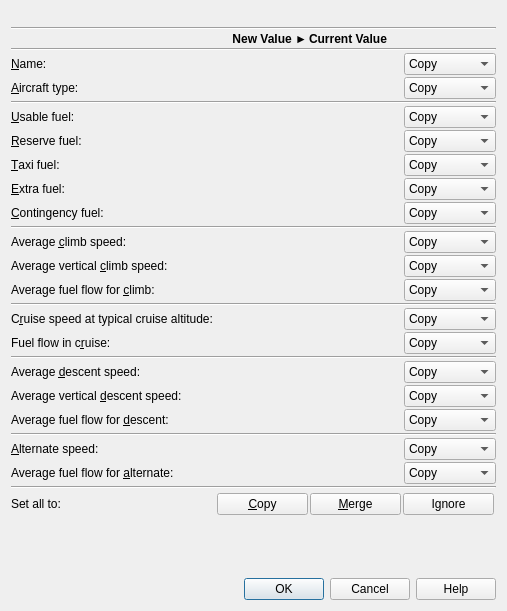
<?xml version="1.0" encoding="UTF-8"?>
<ui version="4.0">
 <class>PerfMergeDialog</class>
 <widget class="QDialog" name="PerfMergeDialog">
  <property name="geometry">
   <rect>
    <x>0</x>
    <y>0</y>
    <width>507</width>
    <height>611</height>
   </rect>
  </property>
  <property name="windowTitle">
   <string>Little Navmap - Merge Aircraft Performance</string>
  </property>
  <layout class="QGridLayout" name="gridLayout">
   <property name="spacing">
    <number>2</number>
   </property>
   <item row="27" column="1">
    <widget class="QLabel" name="labelAlternateSpeedValue">
     <property name="text">
      <string/>
     </property>
     <property name="alignment">
      <set>Qt::AlignRight|Qt::AlignTrailing|Qt::AlignVCenter</set>
     </property>
     <property name="textInteractionFlags">
      <set>Qt::TextSelectableByMouse</set>
     </property>
    </widget>
   </item>
   <item row="20" column="1">
    <widget class="QLabel" name="labelCruiseSpeedValue">
     <property name="text">
      <string/>
     </property>
     <property name="alignment">
      <set>Qt::AlignRight|Qt::AlignTrailing|Qt::AlignVCenter</set>
     </property>
     <property name="textInteractionFlags">
      <set>Qt::TextSelectableByMouse</set>
     </property>
    </widget>
   </item>
   <item row="18" column="1">
    <widget class="QLabel" name="labelClimbFuelFlowValue">
     <property name="text">
      <string/>
     </property>
     <property name="alignment">
      <set>Qt::AlignRight|Qt::AlignTrailing|Qt::AlignVCenter</set>
     </property>
     <property name="textInteractionFlags">
      <set>Qt::TextSelectableByMouse</set>
     </property>
    </widget>
   </item>
   <item row="14" column="0">
    <widget class="QLabel" name="labelContingencyFuel">
     <property name="text">
      <string>&amp;Contingency fuel:</string>
     </property>
     <property name="buddy">
      <cstring>comboBoxContingencyFuel</cstring>
     </property>
    </widget>
   </item>
   <item row="21" column="2">
    <widget class="QLabel" name="labelCruiseFuelFlowValue2">
     <property name="text">
      <string/>
     </property>
     <property name="alignment">
      <set>Qt::AlignLeading|Qt::AlignLeft|Qt::AlignVCenter</set>
     </property>
     <property name="textInteractionFlags">
      <set>Qt::TextSelectableByMouse</set>
     </property>
    </widget>
   </item>
   <item row="6" column="3">
    <widget class="QComboBox" name="comboBoxType">
     <item>
      <property name="text">
       <string>Copy</string>
      </property>
     </item>
     <item>
      <property name="text">
       <string>Merge</string>
      </property>
     </item>
     <item>
      <property name="text">
       <string>Ignore</string>
      </property>
     </item>
    </widget>
   </item>
   <item row="23" column="1">
    <widget class="QLabel" name="labelDescentSpeedValue">
     <property name="text">
      <string/>
     </property>
     <property name="alignment">
      <set>Qt::AlignRight|Qt::AlignTrailing|Qt::AlignVCenter</set>
     </property>
     <property name="textInteractionFlags">
      <set>Qt::TextSelectableByMouse</set>
     </property>
    </widget>
   </item>
   <item row="25" column="1">
    <widget class="QLabel" name="labelDescentFuelFlowValue">
     <property name="text">
      <string/>
     </property>
     <property name="alignment">
      <set>Qt::AlignRight|Qt::AlignTrailing|Qt::AlignVCenter</set>
     </property>
     <property name="textInteractionFlags">
      <set>Qt::TextSelectableByMouse</set>
     </property>
    </widget>
   </item>
   <item row="24" column="0">
    <widget class="QLabel" name="labelDescentVertSpeed">
     <property name="text">
      <string>Average vertical &amp;descent speed:</string>
     </property>
     <property name="buddy">
      <cstring>comboBoxDescentVertSpeed</cstring>
     </property>
    </widget>
   </item>
   <item row="3" column="0" colspan="4">
    <widget class="Line" name="lineFuel">
     <property name="orientation">
      <enum>Qt::Horizontal</enum>
     </property>
    </widget>
   </item>
   <item row="20" column="0">
    <widget class="QLabel" name="labelCruiseSpeed">
     <property name="text">
      <string>C&amp;ruise speed at typical cruise altitude:</string>
     </property>
     <property name="buddy">
      <cstring>comboBoxCruiseSpeed</cstring>
     </property>
    </widget>
   </item>
   <item row="16" column="1">
    <widget class="QLabel" name="labelClimbSpeedValue">
     <property name="text">
      <string/>
     </property>
     <property name="alignment">
      <set>Qt::AlignRight|Qt::AlignTrailing|Qt::AlignVCenter</set>
     </property>
     <property name="textInteractionFlags">
      <set>Qt::TextSelectableByMouse</set>
     </property>
    </widget>
   </item>
   <item row="13" column="0">
    <widget class="QLabel" name="labelExtraFuel">
     <property name="text">
      <string>&amp;Extra fuel:</string>
     </property>
     <property name="buddy">
      <cstring>comboBoxExtraFuel</cstring>
     </property>
    </widget>
   </item>
   <item row="21" column="3">
    <widget class="QComboBox" name="comboBoxCruiseFuelFlow">
     <item>
      <property name="text">
       <string>Copy</string>
      </property>
     </item>
     <item>
      <property name="text">
       <string>Merge</string>
      </property>
     </item>
     <item>
      <property name="text">
       <string>Ignore</string>
      </property>
     </item>
    </widget>
   </item>
   <item row="27" column="3">
    <widget class="QComboBox" name="comboBoxAlternateSpeed">
     <item>
      <property name="text">
       <string>Copy</string>
      </property>
     </item>
     <item>
      <property name="text">
       <string>Merge</string>
      </property>
     </item>
     <item>
      <property name="text">
       <string>Ignore</string>
      </property>
     </item>
    </widget>
   </item>
   <item row="25" column="2">
    <widget class="QLabel" name="labelDescentFuelFlowValue2">
     <property name="text">
      <string/>
     </property>
     <property name="alignment">
      <set>Qt::AlignLeading|Qt::AlignLeft|Qt::AlignVCenter</set>
     </property>
     <property name="textInteractionFlags">
      <set>Qt::TextSelectableByMouse</set>
     </property>
    </widget>
   </item>
   <item row="17" column="3">
    <widget class="QComboBox" name="comboBoxClimbVertSpeed">
     <item>
      <property name="text">
       <string>Copy</string>
      </property>
     </item>
     <item>
      <property name="text">
       <string>Merge</string>
      </property>
     </item>
     <item>
      <property name="text">
       <string>Ignore</string>
      </property>
     </item>
    </widget>
   </item>
   <item row="29" column="0" colspan="4">
    <widget class="Line" name="lineSetAll">
     <property name="orientation">
      <enum>Qt::Horizontal</enum>
     </property>
    </widget>
   </item>
   <item row="7" column="0" colspan="4">
    <widget class="Line" name="lineFuel2">
     <property name="orientation">
      <enum>Qt::Horizontal</enum>
     </property>
    </widget>
   </item>
   <item row="27" column="2">
    <widget class="QLabel" name="labelAlternateSpeedValue2">
     <property name="text">
      <string/>
     </property>
     <property name="alignment">
      <set>Qt::AlignLeading|Qt::AlignLeft|Qt::AlignVCenter</set>
     </property>
     <property name="textInteractionFlags">
      <set>Qt::TextSelectableByMouse</set>
     </property>
    </widget>
   </item>
   <item row="32" column="0" colspan="4">
    <widget class="QDialogButtonBox" name="buttonBox">
     <property name="orientation">
      <enum>Qt::Horizontal</enum>
     </property>
     <property name="standardButtons">
      <set>QDialogButtonBox::Cancel|QDialogButtonBox::Help|QDialogButtonBox::Ok</set>
     </property>
    </widget>
   </item>
   <item row="26" column="0" colspan="4">
    <widget class="Line" name="lineAlternate">
     <property name="orientation">
      <enum>Qt::Horizontal</enum>
     </property>
    </widget>
   </item>
   <item row="10" column="1">
    <widget class="QLabel" name="labelReserveFuelValue">
     <property name="text">
      <string/>
     </property>
     <property name="alignment">
      <set>Qt::AlignRight|Qt::AlignTrailing|Qt::AlignVCenter</set>
     </property>
     <property name="textInteractionFlags">
      <set>Qt::TextSelectableByMouse</set>
     </property>
    </widget>
   </item>
   <item row="30" column="1" colspan="3">
    <layout class="QHBoxLayout" name="horizontalLayout">
     <property name="leftMargin">
      <number>2</number>
     </property>
     <property name="topMargin">
      <number>2</number>
     </property>
     <property name="rightMargin">
      <number>2</number>
     </property>
     <property name="bottomMargin">
      <number>2</number>
     </property>
     <item>
      <widget class="QPushButton" name="pushButtonCopy">
       <property name="text">
        <string>&amp;Copy</string>
       </property>
      </widget>
     </item>
     <item>
      <widget class="QPushButton" name="pushButtonMerge">
       <property name="text">
        <string>&amp;Merge</string>
       </property>
      </widget>
     </item>
     <item>
      <widget class="QPushButton" name="pushButtonIgnore">
       <property name="text">
        <string>Ignore</string>
       </property>
      </widget>
     </item>
    </layout>
   </item>
   <item row="5" column="1">
    <widget class="QLabel" name="labelNameValue">
     <property name="text">
      <string/>
     </property>
     <property name="alignment">
      <set>Qt::AlignRight|Qt::AlignTrailing|Qt::AlignVCenter</set>
     </property>
     <property name="textInteractionFlags">
      <set>Qt::TextSelectableByMouse</set>
     </property>
    </widget>
   </item>
   <item row="13" column="1">
    <widget class="QLabel" name="labelExtraFuelValue">
     <property name="text">
      <string/>
     </property>
     <property name="alignment">
      <set>Qt::AlignRight|Qt::AlignTrailing|Qt::AlignVCenter</set>
     </property>
     <property name="textInteractionFlags">
      <set>Qt::TextSelectableByMouse</set>
     </property>
    </widget>
   </item>
   <item row="18" column="2">
    <widget class="QLabel" name="labelClimbFuelFlowValue2">
     <property name="text">
      <string/>
     </property>
     <property name="alignment">
      <set>Qt::AlignLeading|Qt::AlignLeft|Qt::AlignVCenter</set>
     </property>
     <property name="textInteractionFlags">
      <set>Qt::TextSelectableByMouse</set>
     </property>
    </widget>
   </item>
   <item row="9" column="3">
    <widget class="QComboBox" name="comboBoxUsableFuel">
     <item>
      <property name="text">
       <string>Copy</string>
      </property>
     </item>
     <item>
      <property name="text">
       <string>Merge</string>
      </property>
     </item>
     <item>
      <property name="text">
       <string>Ignore</string>
      </property>
     </item>
    </widget>
   </item>
   <item row="23" column="0">
    <widget class="QLabel" name="labelDescentSpeed">
     <property name="text">
      <string>Average &amp;descent speed:</string>
     </property>
     <property name="buddy">
      <cstring>comboBoxDescentSpeed</cstring>
     </property>
    </widget>
   </item>
   <item row="9" column="2">
    <widget class="QLabel" name="labelUsableFuelValue2">
     <property name="text">
      <string/>
     </property>
     <property name="alignment">
      <set>Qt::AlignLeading|Qt::AlignLeft|Qt::AlignVCenter</set>
     </property>
     <property name="textInteractionFlags">
      <set>Qt::TextSelectableByMouse</set>
     </property>
    </widget>
   </item>
   <item row="21" column="0">
    <widget class="QLabel" name="labelCruiseFuelFlow">
     <property name="text">
      <string>Fuel flow in c&amp;ruise:</string>
     </property>
     <property name="buddy">
      <cstring>comboBoxCruiseFuelFlow</cstring>
     </property>
    </widget>
   </item>
   <item row="16" column="2">
    <widget class="QLabel" name="labelClimbSpeedValue2">
     <property name="text">
      <string/>
     </property>
     <property name="alignment">
      <set>Qt::AlignLeading|Qt::AlignLeft|Qt::AlignVCenter</set>
     </property>
     <property name="textInteractionFlags">
      <set>Qt::TextSelectableByMouse</set>
     </property>
    </widget>
   </item>
   <item row="10" column="0">
    <widget class="QLabel" name="labelReserveFuel">
     <property name="text">
      <string>&amp;Reserve fuel:</string>
     </property>
     <property name="buddy">
      <cstring>comboBoxReserveFuel</cstring>
     </property>
    </widget>
   </item>
   <item row="20" column="2">
    <widget class="QLabel" name="labelCruiseSpeedValue2">
     <property name="text">
      <string/>
     </property>
     <property name="alignment">
      <set>Qt::AlignLeading|Qt::AlignLeft|Qt::AlignVCenter</set>
     </property>
     <property name="textInteractionFlags">
      <set>Qt::TextSelectableByMouse</set>
     </property>
    </widget>
   </item>
   <item row="23" column="2">
    <widget class="QLabel" name="labelDescentSpeedValue2">
     <property name="text">
      <string/>
     </property>
     <property name="alignment">
      <set>Qt::AlignLeading|Qt::AlignLeft|Qt::AlignVCenter</set>
     </property>
     <property name="textInteractionFlags">
      <set>Qt::TextSelectableByMouse</set>
     </property>
    </widget>
   </item>
   <item row="9" column="0">
    <widget class="QLabel" name="labelUsableFuel">
     <property name="text">
      <string>&amp;Usable fuel:</string>
     </property>
     <property name="buddy">
      <cstring>comboBoxUsableFuel</cstring>
     </property>
    </widget>
   </item>
   <item row="10" column="3">
    <widget class="QComboBox" name="comboBoxReserveFuel">
     <item>
      <property name="text">
       <string>Copy</string>
      </property>
     </item>
     <item>
      <property name="text">
       <string>Merge</string>
      </property>
     </item>
     <item>
      <property name="text">
       <string>Ignore</string>
      </property>
     </item>
    </widget>
   </item>
   <item row="0" column="0" colspan="4">
    <widget class="QLabel" name="labelAircraft">
     <property name="text">
      <string/>
     </property>
     <property name="margin">
      <number>5</number>
     </property>
     <property name="textInteractionFlags">
      <set>Qt::TextSelectableByMouse</set>
     </property>
    </widget>
   </item>
   <item row="18" column="0">
    <widget class="QLabel" name="labelClimbFuelFlow">
     <property name="text">
      <string>Average fuel flow for &amp;climb:</string>
     </property>
     <property name="buddy">
      <cstring>comboBoxClimbFuelFlow</cstring>
     </property>
    </widget>
   </item>
   <item row="2" column="2">
    <widget class="QLabel" name="labelNameValueLegend_2">
     <property name="font">
      <font>
       <weight>75</weight>
       <bold>true</bold>
      </font>
     </property>
     <property name="text">
      <string>Current Value</string>
     </property>
     <property name="alignment">
      <set>Qt::AlignLeading|Qt::AlignLeft|Qt::AlignVCenter</set>
     </property>
     <property name="margin">
      <number>5</number>
     </property>
     <property name="textInteractionFlags">
      <set>Qt::TextSelectableByMouse</set>
     </property>
    </widget>
   </item>
   <item row="16" column="3">
    <widget class="QComboBox" name="comboBoxClimbSpeed">
     <item>
      <property name="text">
       <string>Copy</string>
      </property>
     </item>
     <item>
      <property name="text">
       <string>Merge</string>
      </property>
     </item>
     <item>
      <property name="text">
       <string>Ignore</string>
      </property>
     </item>
    </widget>
   </item>
   <item row="28" column="0">
    <widget class="QLabel" name="labelAlternateFuelFlow">
     <property name="text">
      <string>Average fuel flow for &amp;alternate:</string>
     </property>
     <property name="buddy">
      <cstring>comboBoxAlternateFuelFlow</cstring>
     </property>
    </widget>
   </item>
   <item row="6" column="1">
    <widget class="QLabel" name="labelTypeValue">
     <property name="text">
      <string/>
     </property>
     <property name="alignment">
      <set>Qt::AlignRight|Qt::AlignTrailing|Qt::AlignVCenter</set>
     </property>
     <property name="textInteractionFlags">
      <set>Qt::TextSelectableByMouse</set>
     </property>
    </widget>
   </item>
   <item row="22" column="0" colspan="4">
    <widget class="Line" name="lineDescent">
     <property name="orientation">
      <enum>Qt::Horizontal</enum>
     </property>
    </widget>
   </item>
   <item row="21" column="1">
    <widget class="QLabel" name="labelCruiseFuelFlowValue">
     <property name="text">
      <string/>
     </property>
     <property name="alignment">
      <set>Qt::AlignRight|Qt::AlignTrailing|Qt::AlignVCenter</set>
     </property>
     <property name="textInteractionFlags">
      <set>Qt::TextSelectableByMouse</set>
     </property>
    </widget>
   </item>
   <item row="5" column="2">
    <widget class="QLabel" name="labelNameValue2">
     <property name="text">
      <string/>
     </property>
     <property name="alignment">
      <set>Qt::AlignLeading|Qt::AlignLeft|Qt::AlignVCenter</set>
     </property>
     <property name="textInteractionFlags">
      <set>Qt::TextSelectableByMouse</set>
     </property>
    </widget>
   </item>
   <item row="15" column="0" colspan="4">
    <widget class="Line" name="lineClimb">
     <property name="orientation">
      <enum>Qt::Horizontal</enum>
     </property>
    </widget>
   </item>
   <item row="10" column="2">
    <widget class="QLabel" name="labelReserveFuelValue2">
     <property name="text">
      <string/>
     </property>
     <property name="alignment">
      <set>Qt::AlignLeading|Qt::AlignLeft|Qt::AlignVCenter</set>
     </property>
     <property name="textInteractionFlags">
      <set>Qt::TextSelectableByMouse</set>
     </property>
    </widget>
   </item>
   <item row="25" column="0">
    <widget class="QLabel" name="labelDescentFuelFlow">
     <property name="text">
      <string>Average fuel flow for &amp;descent:</string>
     </property>
     <property name="buddy">
      <cstring>comboBoxDescentFuelFlow</cstring>
     </property>
    </widget>
   </item>
   <item row="27" column="0">
    <widget class="QLabel" name="labelAlternateSpeed">
     <property name="text">
      <string>&amp;Alternate speed:</string>
     </property>
     <property name="buddy">
      <cstring>comboBoxAlternateSpeed</cstring>
     </property>
    </widget>
   </item>
   <item row="30" column="0">
    <widget class="QLabel" name="labelAllValues">
     <property name="text">
      <string>Set all to:</string>
     </property>
    </widget>
   </item>
   <item row="14" column="3">
    <widget class="QComboBox" name="comboBoxContingencyFuel">
     <item>
      <property name="text">
       <string>Copy</string>
      </property>
     </item>
     <item>
      <property name="text">
       <string>Merge</string>
      </property>
     </item>
     <item>
      <property name="text">
       <string>Ignore</string>
      </property>
     </item>
    </widget>
   </item>
   <item row="14" column="1">
    <widget class="QLabel" name="labelContingencyFuelValue">
     <property name="text">
      <string/>
     </property>
     <property name="alignment">
      <set>Qt::AlignRight|Qt::AlignTrailing|Qt::AlignVCenter</set>
     </property>
     <property name="textInteractionFlags">
      <set>Qt::TextSelectableByMouse</set>
     </property>
    </widget>
   </item>
   <item row="28" column="1">
    <widget class="QLabel" name="labelAlternateFuelFlowValue">
     <property name="text">
      <string/>
     </property>
     <property name="alignment">
      <set>Qt::AlignRight|Qt::AlignTrailing|Qt::AlignVCenter</set>
     </property>
     <property name="textInteractionFlags">
      <set>Qt::TextSelectableByMouse</set>
     </property>
    </widget>
   </item>
   <item row="6" column="2">
    <widget class="QLabel" name="labelTypeValue2">
     <property name="text">
      <string/>
     </property>
     <property name="alignment">
      <set>Qt::AlignLeading|Qt::AlignLeft|Qt::AlignVCenter</set>
     </property>
     <property name="textInteractionFlags">
      <set>Qt::TextSelectableByMouse</set>
     </property>
    </widget>
   </item>
   <item row="25" column="3">
    <widget class="QComboBox" name="comboBoxDescentFuelFlow">
     <item>
      <property name="text">
       <string>Copy</string>
      </property>
     </item>
     <item>
      <property name="text">
       <string>Merge</string>
      </property>
     </item>
     <item>
      <property name="text">
       <string>Ignore</string>
      </property>
     </item>
    </widget>
   </item>
   <item row="16" column="0">
    <widget class="QLabel" name="labelClimbSpeed">
     <property name="text">
      <string>Average &amp;climb speed:</string>
     </property>
     <property name="buddy">
      <cstring>comboBoxClimbSpeed</cstring>
     </property>
    </widget>
   </item>
   <item row="20" column="3">
    <widget class="QComboBox" name="comboBoxCruiseSpeed">
     <item>
      <property name="text">
       <string>Copy</string>
      </property>
     </item>
     <item>
      <property name="text">
       <string>Merge</string>
      </property>
     </item>
     <item>
      <property name="text">
       <string>Ignore</string>
      </property>
     </item>
    </widget>
   </item>
   <item row="19" column="0" colspan="4">
    <widget class="Line" name="lineCruise">
     <property name="orientation">
      <enum>Qt::Horizontal</enum>
     </property>
    </widget>
   </item>
   <item row="5" column="3">
    <widget class="QComboBox" name="comboBoxName">
     <item>
      <property name="text">
       <string>Copy</string>
      </property>
     </item>
     <item>
      <property name="text">
       <string>Merge</string>
      </property>
     </item>
     <item>
      <property name="text">
       <string>Ignore</string>
      </property>
     </item>
    </widget>
   </item>
   <item row="17" column="2">
    <widget class="QLabel" name="labelClimbVertSpeedValue2">
     <property name="text">
      <string/>
     </property>
     <property name="alignment">
      <set>Qt::AlignLeading|Qt::AlignLeft|Qt::AlignVCenter</set>
     </property>
     <property name="textInteractionFlags">
      <set>Qt::TextSelectableByMouse</set>
     </property>
    </widget>
   </item>
   <item row="11" column="2">
    <widget class="QLabel" name="labelTaxiFuelValue2">
     <property name="text">
      <string/>
     </property>
     <property name="alignment">
      <set>Qt::AlignLeading|Qt::AlignLeft|Qt::AlignVCenter</set>
     </property>
     <property name="textInteractionFlags">
      <set>Qt::TextSelectableByMouse</set>
     </property>
    </widget>
   </item>
   <item row="31" column="1">
    <spacer name="verticalSpacer">
     <property name="orientation">
      <enum>Qt::Vertical</enum>
     </property>
     <property name="sizeHint" stdset="0">
      <size>
       <width>20</width>
       <height>40</height>
      </size>
     </property>
    </spacer>
   </item>
   <item row="14" column="2">
    <widget class="QLabel" name="labelContingencyFuelValue2">
     <property name="text">
      <string/>
     </property>
     <property name="alignment">
      <set>Qt::AlignLeading|Qt::AlignLeft|Qt::AlignVCenter</set>
     </property>
     <property name="textInteractionFlags">
      <set>Qt::TextSelectableByMouse</set>
     </property>
    </widget>
   </item>
   <item row="23" column="3">
    <widget class="QComboBox" name="comboBoxDescentSpeed">
     <item>
      <property name="text">
       <string>Copy</string>
      </property>
     </item>
     <item>
      <property name="text">
       <string>Merge</string>
      </property>
     </item>
     <item>
      <property name="text">
       <string>Ignore</string>
      </property>
     </item>
    </widget>
   </item>
   <item row="24" column="2">
    <widget class="QLabel" name="labelDescentVertSpeedValue2">
     <property name="text">
      <string/>
     </property>
     <property name="alignment">
      <set>Qt::AlignLeading|Qt::AlignLeft|Qt::AlignVCenter</set>
     </property>
     <property name="textInteractionFlags">
      <set>Qt::TextSelectableByMouse</set>
     </property>
    </widget>
   </item>
   <item row="24" column="1">
    <widget class="QLabel" name="labelDescentVertSpeedValue">
     <property name="text">
      <string/>
     </property>
     <property name="alignment">
      <set>Qt::AlignRight|Qt::AlignTrailing|Qt::AlignVCenter</set>
     </property>
     <property name="textInteractionFlags">
      <set>Qt::TextSelectableByMouse</set>
     </property>
    </widget>
   </item>
   <item row="13" column="2">
    <widget class="QLabel" name="labelExtraFuelValue2">
     <property name="text">
      <string/>
     </property>
     <property name="alignment">
      <set>Qt::AlignLeading|Qt::AlignLeft|Qt::AlignVCenter</set>
     </property>
     <property name="textInteractionFlags">
      <set>Qt::TextSelectableByMouse</set>
     </property>
    </widget>
   </item>
   <item row="2" column="1">
    <widget class="QLabel" name="labelNameValueLegend">
     <property name="font">
      <font>
       <weight>75</weight>
       <bold>true</bold>
      </font>
     </property>
     <property name="text">
      <string>New Value ►</string>
     </property>
     <property name="alignment">
      <set>Qt::AlignRight|Qt::AlignTrailing|Qt::AlignVCenter</set>
     </property>
     <property name="textInteractionFlags">
      <set>Qt::TextSelectableByMouse</set>
     </property>
    </widget>
   </item>
   <item row="5" column="0">
    <widget class="QLabel" name="labelName">
     <property name="text">
      <string>&amp;Name:</string>
     </property>
     <property name="buddy">
      <cstring>comboBoxName</cstring>
     </property>
    </widget>
   </item>
   <item row="11" column="3">
    <widget class="QComboBox" name="comboBoxTaxiFuel">
     <item>
      <property name="text">
       <string>Copy</string>
      </property>
     </item>
     <item>
      <property name="text">
       <string>Merge</string>
      </property>
     </item>
     <item>
      <property name="text">
       <string>Ignore</string>
      </property>
     </item>
    </widget>
   </item>
   <item row="11" column="1">
    <widget class="QLabel" name="labelTaxiFuelValue">
     <property name="text">
      <string/>
     </property>
     <property name="alignment">
      <set>Qt::AlignRight|Qt::AlignTrailing|Qt::AlignVCenter</set>
     </property>
     <property name="textInteractionFlags">
      <set>Qt::TextSelectableByMouse</set>
     </property>
    </widget>
   </item>
   <item row="6" column="0">
    <widget class="QLabel" name="labelType">
     <property name="text">
      <string>&amp;Aircraft type:</string>
     </property>
     <property name="buddy">
      <cstring>comboBoxType</cstring>
     </property>
    </widget>
   </item>
   <item row="18" column="3">
    <widget class="QComboBox" name="comboBoxClimbFuelFlow">
     <item>
      <property name="text">
       <string>Copy</string>
      </property>
     </item>
     <item>
      <property name="text">
       <string>Merge</string>
      </property>
     </item>
     <item>
      <property name="text">
       <string>Ignore</string>
      </property>
     </item>
    </widget>
   </item>
   <item row="24" column="3">
    <widget class="QComboBox" name="comboBoxDescentVertSpeed">
     <item>
      <property name="text">
       <string>Copy</string>
      </property>
     </item>
     <item>
      <property name="text">
       <string>Merge</string>
      </property>
     </item>
     <item>
      <property name="text">
       <string>Ignore</string>
      </property>
     </item>
    </widget>
   </item>
   <item row="17" column="0">
    <widget class="QLabel" name="labelClimbVertSpeed">
     <property name="text">
      <string>Average vertical &amp;climb speed:</string>
     </property>
     <property name="buddy">
      <cstring>comboBoxClimbVertSpeed</cstring>
     </property>
    </widget>
   </item>
   <item row="28" column="2">
    <widget class="QLabel" name="labelAlternateFuelFlowValue2">
     <property name="text">
      <string/>
     </property>
     <property name="alignment">
      <set>Qt::AlignLeading|Qt::AlignLeft|Qt::AlignVCenter</set>
     </property>
     <property name="textInteractionFlags">
      <set>Qt::TextSelectableByMouse</set>
     </property>
    </widget>
   </item>
   <item row="17" column="1">
    <widget class="QLabel" name="labelClimbVertSpeedValue">
     <property name="text">
      <string/>
     </property>
     <property name="alignment">
      <set>Qt::AlignRight|Qt::AlignTrailing|Qt::AlignVCenter</set>
     </property>
     <property name="textInteractionFlags">
      <set>Qt::TextSelectableByMouse</set>
     </property>
    </widget>
   </item>
   <item row="13" column="3">
    <widget class="QComboBox" name="comboBoxExtraFuel">
     <item>
      <property name="text">
       <string>Copy</string>
      </property>
     </item>
     <item>
      <property name="text">
       <string>Merge</string>
      </property>
     </item>
     <item>
      <property name="text">
       <string>Ignore</string>
      </property>
     </item>
    </widget>
   </item>
   <item row="28" column="3">
    <widget class="QComboBox" name="comboBoxAlternateFuelFlow">
     <item>
      <property name="text">
       <string>Copy</string>
      </property>
     </item>
     <item>
      <property name="text">
       <string>Merge</string>
      </property>
     </item>
     <item>
      <property name="text">
       <string>Ignore</string>
      </property>
     </item>
    </widget>
   </item>
   <item row="11" column="0">
    <widget class="QLabel" name="labelTaxiFuel">
     <property name="text">
      <string>&amp;Taxi fuel:</string>
     </property>
     <property name="buddy">
      <cstring>comboBoxTaxiFuel</cstring>
     </property>
    </widget>
   </item>
   <item row="9" column="1">
    <widget class="QLabel" name="labelUsableFuelValue">
     <property name="text">
      <string/>
     </property>
     <property name="alignment">
      <set>Qt::AlignRight|Qt::AlignTrailing|Qt::AlignVCenter</set>
     </property>
     <property name="textInteractionFlags">
      <set>Qt::TextSelectableByMouse</set>
     </property>
    </widget>
   </item>
   <item row="1" column="0" colspan="4">
    <widget class="Line" name="lineFuel_2">
     <property name="orientation">
      <enum>Qt::Horizontal</enum>
     </property>
    </widget>
   </item>
  </layout>
 </widget>
 <tabstops>
  <tabstop>comboBoxName</tabstop>
  <tabstop>comboBoxType</tabstop>
  <tabstop>comboBoxUsableFuel</tabstop>
  <tabstop>comboBoxReserveFuel</tabstop>
  <tabstop>comboBoxTaxiFuel</tabstop>
  <tabstop>comboBoxExtraFuel</tabstop>
  <tabstop>comboBoxContingencyFuel</tabstop>
  <tabstop>comboBoxClimbSpeed</tabstop>
  <tabstop>comboBoxClimbVertSpeed</tabstop>
  <tabstop>comboBoxClimbFuelFlow</tabstop>
  <tabstop>comboBoxCruiseSpeed</tabstop>
  <tabstop>comboBoxCruiseFuelFlow</tabstop>
  <tabstop>comboBoxDescentSpeed</tabstop>
  <tabstop>comboBoxDescentVertSpeed</tabstop>
  <tabstop>comboBoxDescentFuelFlow</tabstop>
  <tabstop>comboBoxAlternateSpeed</tabstop>
  <tabstop>comboBoxAlternateFuelFlow</tabstop>
  <tabstop>pushButtonCopy</tabstop>
  <tabstop>pushButtonMerge</tabstop>
 </tabstops>
 <resources/>
 <connections>
  <connection>
   <sender>buttonBox</sender>
   <signal>accepted()</signal>
   <receiver>PerfMergeDialog</receiver>
   <slot>accept()</slot>
   <hints>
    <hint type="sourcelabel">
     <x>248</x>
     <y>254</y>
    </hint>
    <hint type="destinationlabel">
     <x>157</x>
     <y>274</y>
    </hint>
   </hints>
  </connection>
  <connection>
   <sender>buttonBox</sender>
   <signal>rejected()</signal>
   <receiver>PerfMergeDialog</receiver>
   <slot>reject()</slot>
   <hints>
    <hint type="sourcelabel">
     <x>316</x>
     <y>260</y>
    </hint>
    <hint type="destinationlabel">
     <x>286</x>
     <y>274</y>
    </hint>
   </hints>
  </connection>
 </connections>
</ui>
